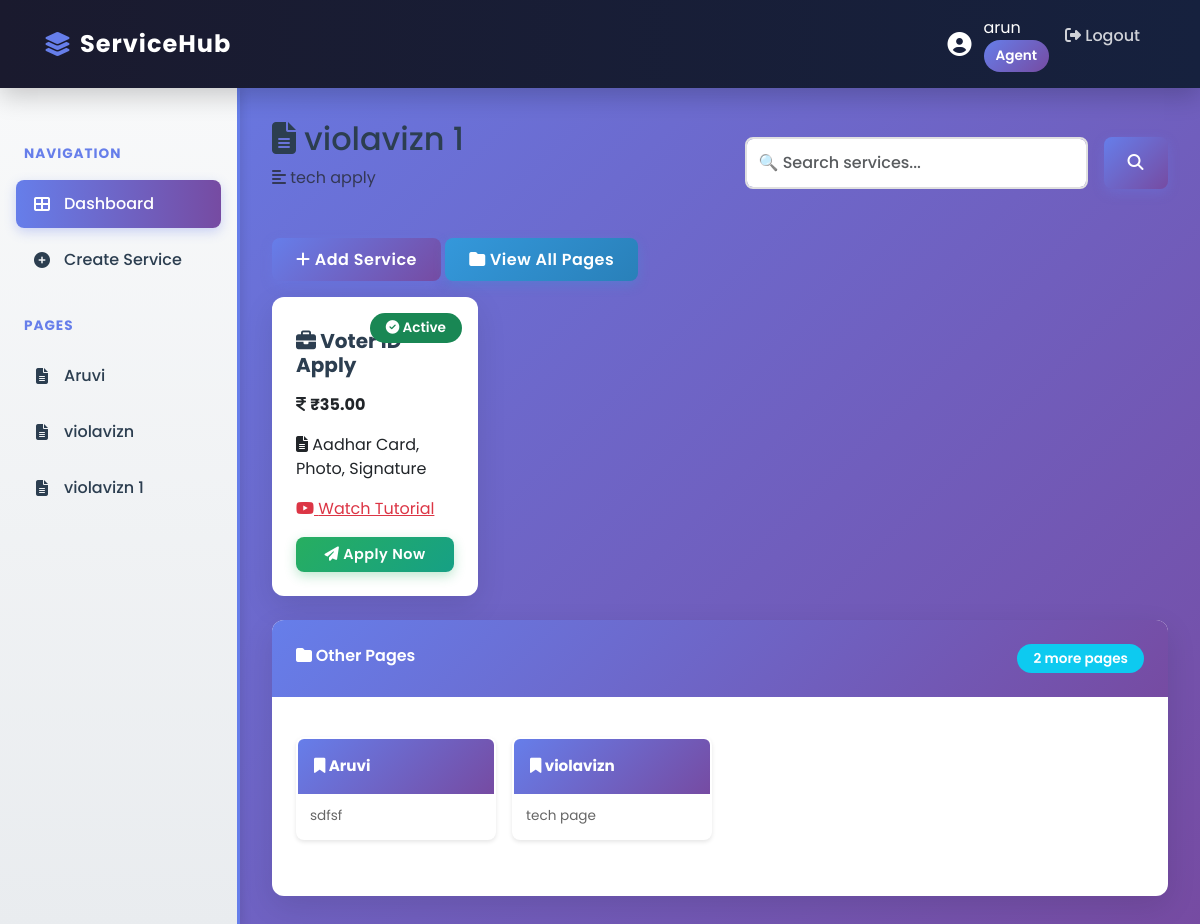
Page /pages/violavizn-1/ (signed in) on the committed database.
### core/models.py (models this page shows, shortened)
class Profile(models.Model):
    ROLE_CHOICES = [
        ("admin", "Admin"),
        ("agent", "Agent"),
        ("user", "User"),
    ]
    user = models.OneToOneField(User, on_delete=models.CASCADE)
    role = models.CharField(max_length=16, choices=ROLE_CHOICES, default="user")

class DynamicPage(models.Model):
    name = models.CharField(max_length=200, unique=True)
    slug = models.SlugField(max_length=220, unique=True, blank=True)
    description = models.TextField(blank=True)
    created_by = models.ForeignKey(User, on_delete=models.SET_NULL, null=True, related_name="dynamic_pages")
    created_at = models.DateTimeField(auto_now_add=True)

class Service(models.Model):
    name = models.CharField(max_length=250)
    charges = models.DecimalField(max_digits=10, decimal_places=2)
    documents_required = models.CharField(max_length=500, blank=True)
    tutorial_link = models.URLField(blank=True, null=True)
    apply_link = models.URLField(blank=True, null=True)
    created_by = models.ForeignKey(User, on_delete=models.SET_NULL, null=True, related_name="services")
    page = models.ForeignKey("DynamicPage", on_delete=models.CASCADE, related_name="services", null=True, blank=True)
    created_at = models.DateTimeField(auto_now_add=True)

### core/views.py (the view)
# urls.py: path("pages/<slug:slug>/", views.dynamic_page_view, name="dynamic_page"),
@login_required
def dynamic_page_view(request, slug):
    page = get_object_or_404(DynamicPage, slug=slug)
    services = page.services.all().order_by("-created_at")
    pages = DynamicPage.objects.all().order_by("name")
    other_pages = DynamicPage.objects.exclude(id=page.id).order_by("name")
    search_query = request.GET.get('service_search', '')
    if search_query:
        services = services.filter(name__icontains=search_query)
    return render(
        request,
        "core/dynamic_page.html",
        {
            "page": page,
            "services": services,
            "pages": pages,
            "other_pages": other_pages,
            "role": _user_role(request.user),
            "can_manage": _can_manage_services(request.user),
            "page_title": page.name,
            "page_description": page.description or "Custom dynamic page",
            "search_query": search_query,
        },
    )

### core/templatetags/custom_filters.py (called while the page is built)
@register.filter
def mul(value, arg):
    try:
        return float(value) * float(arg)
    except (ValueError, TypeError):
        return 0

### core/views.py (called while the page is built)
def _user_role(user):
    if not user.is_authenticated:
        return "anonymous"
    return getattr(user.profile, "role", "user")

def _can_manage_services(user):
    return _user_role(user) in ["admin", "agent"]

### core/templates/core/dynamic_page.html (shortened to what this page needs)
{% extends 'core/base.html' %}
{% load custom_filters %}
{% block content %}
<div class="page-detail-header">
    <div class="header-content">
        <h1><i class="fas fa-file-alt icon-blue"></i> {{ page.name }}</h1>
        <p class="text-muted"><i class="fas fa-align-left"></i> {{ page.description }}</p>
    </div>
    <form method="GET" class="search-bar-container">
        <input
            type="text"
            name="service_search"
            class="form-control"
            placeholder="🔍 Search services..."
            value="{{ search_query|default:'' }}"
            id="serviceSearch"
        >
        <button type="submit" class="btn btn-primary">
            <i class="fas fa-search"></i>
        </button>
    </form>
</div>
{% if user.is_authenticated and can_manage %}
<div class="mb-3">
    <a class="btn btn-primary" href="{% url 'add_service' %}?page_id={{ page.id }}">
        <i class="fas fa-plus"></i> Add Service
    </a>
    <a class="btn btn-info" href="{% url 'pages_list' %}">
        <i class="fas fa-folder"></i> View All Pages
    </a>
</div>
{% endif %}
<div class="row row-cols-1 row-cols-md-2 row-cols-xl-4 g-4" id="servicesContainer">
    {% for service in services %}
        <div class="col service-item" data-service-name="{{ service.name|lower }}">
            <div class="card h-100 fade-in" style="animation-delay: {{ forloop.counter|add:'-1'|mul:'0.1' }}s;">
                <div class="card-body position-relative">
                    <div class="position-absolute top-0 end-0 p-3">
                        <span class="badge bg-success"><i class="fas fa-check-circle icon-sm"></i> Active</span>
                    </div>
                    <h5 class="card-title mt-2">
                        <i class="fas fa-briefcase icon-blue"></i> {{ service.name }}
                    </h5>
                    <p class="card-text">
                        <i class="fas fa-indian-rupee-sign icon-green"></i>
                        <strong>₹{{ service.charges }}</strong>
                    </p>
                    <p class="card-text">
                        <i class="fas fa-file-alt icon-orange"></i>
                        {{ service.documents_required }}
                    </p>
                    {% if service.tutorial_link %}
                        <p class="card-text">
                            <a href="{{ service.tutorial_link }}" target="_blank" class="text-danger">
                                <i class="fab fa-youtube"></i> Watch Tutorial
                            </a>
                        </p>
                    {% endif %}
                    {% if service.apply_link %}
                        <p class="card-text">
                            <a href="{{ service.apply_link }}" class="btn btn-sm btn-success w-100 bounce-in" target="_blank">
                                <i class="fas fa-paper-plane"></i> Apply Now
                            </a>
                        </p>
                    {% endif %}
                </div>
            </div>
        </div>
    {% endfor %}
</div>
<div class="card mt-4">
    <div class="card-header">
        <i class="fas fa-folder"></i> Other Pages
        <span class="badge bg-info float-end">{{ other_pages|length }} more page{{ other_pages|length|pluralize }}</span>
    </div>
    <div class="card-body">
        {% if other_pages %}
        <div class="pages-cards-container">
            {% for other_page in other_pages %}
            <a href="{% url 'dynamic_page' slug=other_page.slug %}" class="page-card-small">
                <div class="page-card-small-header">
                    <p class="page-card-small-title">
                        <i class="fas fa-bookmark"></i> {{ other_page.name }}
                    </p>
                </div>
                <div class="page-card-small-body">
                    {{ other_page.description|truncatewords:10 }}
                </div>
            </a>
            {% endfor %}
        </div>
        {% else %}
        <div class="text-center py-3">
            <p class="text-muted">No other pages available</p>
            <a href="{% url 'pages_list' %}" class="btn btn-sm btn-info">View All Pages</a>
        </div>
        {% endif %}
    </div>
</div>
{% endblock %}

### core/templates/core/base.html (shortened to what this page needs)
<!DOCTYPE html>
<html lang="en">
<head>
    <link href="https://cdn.jsdelivr.net/npm/bootstrap@5.3.0/dist/css/bootstrap.min.css" rel="stylesheet">
    <link rel="stylesheet" href="https://cdnjs.cloudflare.com/ajax/libs/font-awesome/6.4.0/css/all.min.css">
</head>
<body>
    <nav class="navbar navbar-expand-lg navbar-dark">
        <div class="container-fluid">
            <a class="navbar-brand" href="{% url 'dashboard' %}">
                <i class="fas fa-layer-group"></i> ServiceHub
            </a>
            <div class="collapse navbar-collapse" id="navbarNav">
                <ul class="navbar-nav ms-auto">
                    {% if user.is_authenticated %}
                    <li class="nav-item">
                        <div class="user-info">
                            <i class="fas fa-user-circle" style="font-size: 1.5rem;"></i>
                            <div>
                                <div>{{ user.first_name|default:user.username }}</div>
                                <div class="user-badge">{{ user.profile.get_role_display }}</div>
                            </div>
                        </div>
                    </li>
                    <li class="nav-item">
                        <a class="nav-link" href="{% url 'logout' %}">
                            <i class="fas fa-sign-out-alt"></i> Logout
                        </a>
                    </li>
                    {% endif %}
                </ul>
            </div>
        </div>
    </nav>
    {% if user.is_authenticated %}
    <div class="layout-wrapper">
        <div class="sidebar" id="sidebar">
            <div class="sidebar-title">Navigation</div>
            {% if user.profile.role == 'admin' %}
            <a href="{% url 'dashboard' %}" class="nav-link active">
                <i class="fas fa-th-large"></i> Dashboard
            </a>
            <a href="{% url 'user_list' %}" class="nav-link">
                <i class="fas fa-users"></i> Manage Users
            </a>
            <a href="{% url 'add_service' %}" class="nav-link">
                <i class="fas fa-plus-circle"></i> Create Service
            </a>
            {% elif user.profile.role == 'agent' %}
            <a href="{% url 'dashboard' %}" class="nav-link active">
                <i class="fas fa-th-large"></i> Dashboard
            </a>
            <a href="{% url 'add_service' %}" class="nav-link">
                <i class="fas fa-plus-circle"></i> Create Service
            </a>
            {% else %}
            <a href="{% url 'dashboard' %}" class="nav-link active">
                <i class="fas fa-th-large"></i> Dashboard
            </a>
            {% endif %}
            <div class="sidebar-title">Pages</div>
            {% for page in pages %}
            <a href="{% url 'dynamic_page' slug=page.slug %}" class="nav-link">
                <i class="fas fa-file-alt"></i> {{ page.name }}
            </a>
            {% empty %}
            <p class="text-muted" style="padding: 1rem;">No pages available</p>
            {% endfor %}
        </div>
        <div class="main-content">
    {% else %}
    <div style="padding: 2rem;">
        <div class="container">
    {% endif %}
    {% block content %}{% endblock %}
    {% if user.is_authenticated %}
        </div>
    </div>
    {% else %}
        </div>
    </div>
    {% endif %}
</body>
</html>

### core/templates/core/base.html (style rules this page uses)
* { margin: 0; padding: 0; box-sizing: border-box; }
body { font-family: 'Poppins', sans-serif; background: linear-gradient(135deg, #667eea 0%, #764ba2 100%); min-height: 100vh; color: #2c3e50; }
.navbar { background: linear-gradient(90deg, #1a1a2e 0%, #16213e 100%) !important; box-shadow: 0 8px 24px rgba(0, 0, 0, 0.2); padding: 1rem 2rem !important; animation: slideDown 0.5s ease-out; position: sticky; top: 0; z-index: 1000; }
.navbar-brand { font-weight: 700; font-size: 1.5rem; color: #fff !important; letter-spacing: 1px; transition: all 0.3s ease; display: flex; align-items: center; gap: 0.5rem; }
.navbar-brand i { color: #667eea; }
.nav-link { color: rgba(255, 255, 255, 0.8) !important; position: relative; overflow: hidden; font-weight: 500; transition: color 0.3s ease; margin: 0 0.5rem; }
.nav-link::after { content: ''; position: absolute; bottom: -2px; left: 0; width: 0; height: 3px; background: linear-gradient(90deg, #667eea, #764ba2); transition: width 0.3s ease; }
.user-info { display: flex; align-items: center; gap: 0.75rem; color: white; }
.user-badge { background: linear-gradient(135deg, #667eea 0%, #764ba2 100%); color: white; padding: 0.35rem 0.75rem; border-radius: 20px; font-size: 0.85rem; font-weight: 600; }
.layout-wrapper { display: flex; min-height: calc(100vh - 70px); gap: 0; }
.sidebar { width: 240px; background: linear-gradient(180deg, #f8f9fa 0%, #e9ecef 100%); border-right: 3px solid #667eea; overflow-y: auto; padding: 1.5rem 0; box-shadow: 2px 0 10px rgba(0, 0, 0, 0.1); animation: slideUp 0.5s ease-out; }
.sidebar .nav-link { color: #2c3e50 !important; margin: 0.5rem 1rem; padding: 0.75rem 1rem !important; border-radius: 8px; position: relative; font-weight: 500; display: flex; align-items: center; gap: 0.75rem; transition: all 0.3s ease; overflow: hidden; }
.sidebar .nav-link i { width: 20px; text-align: center; }
.sidebar .nav-link.active { background: linear-gradient(90deg, #667eea 0%, #764ba2 100%); color: white !important; box-shadow: 0 4px 12px rgba(102, 126, 234, 0.3); }
.sidebar-title { padding: 1rem 1.5rem 0.5rem; font-weight: 700; color: #667eea; font-size: 0.85rem; text-transform: uppercase; letter-spacing: 1px; margin-top: 1rem; }
.main-content { flex: 1; overflow-y: auto; padding: 2rem; animation: fadeIn 0.6s ease-out; }
.card { border: none; border-radius: 12px; box-shadow: 0 10px 30px rgba(0, 0, 0, 0.1); overflow: hidden; position: relative; background: white; transition: all 0.4s cubic-bezier(0.23, 1, 0.32, 1); animation: fadeIn 0.6s ease-out; }
.card::before { content: ''; position: absolute; top: 0; left: -100%; width: 100%; height: 100%; background: linear-gradient(90deg, transparent, rgba(255, 255, 255, 0.3), transparent); transition: left 0.5s; pointer-events: none; }
.card-header { background: linear-gradient(135deg, #667eea 0%, #764ba2 100%); color: white; border: none; padding: 1.5rem; font-weight: 600; }
.card-title { color: #2c3e50; font-weight: 700; margin-bottom: 1rem; }
.card-body { padding: 1.5rem; }
.btn { border-radius: 8px; font-weight: 600; letter-spacing: 0.5px; transition: all 0.3s ease; position: relative; overflow: hidden; border: none; padding: 0.6rem 1.5rem; }
.btn::before { content: ''; position: absolute; top: 0; left: -100%; width: 100%; height: 100%; background: rgba(255, 255, 255, 0.2); transition: left 0.3s; pointer-events: none; }
.btn-primary { background: linear-gradient(135deg, #667eea 0%, #764ba2 100%); box-shadow: 0 4px 12px rgba(102, 126, 234, 0.3); color: white; }
.btn-success { background: linear-gradient(135deg, #27ae60 0%, #16a085 100%); box-shadow: 0 4px 12px rgba(39, 174, 96, 0.3); color: white; }
.btn-info { background: linear-gradient(135deg, #3498db 0%, #2980b9 100%); color: white; box-shadow: 0 4px 12px rgba(52, 152, 219, 0.3); }
.btn-sm { padding: 0.4rem 1rem; font-size: 0.9rem; }
.form-control { border: 2px solid #e0e0e0; border-radius: 8px; padding: 0.75rem 1rem; transition: all 0.3s ease; font-weight: 500; }
.badge { padding: 0.5rem 1rem; border-radius: 20px; font-weight: 600; font-size: 0.85rem; }

### rows in the picture
DynamicPage: name "Aruvi", description "sdfsf"
DynamicPage: name "violavizn", description "tech page"
DynamicPage: name "violavizn 1", description "tech apply"
Service: name "Voter ID Apply", charges "35.00", documents_required "Aadhar Card, Photo, Signature"

### other values in the picture
{{ user.first_name|default:user.username }} "arun"
{{ user.profile.get_role_display }} "Agent"
{{ other_pages|length }} "2"
